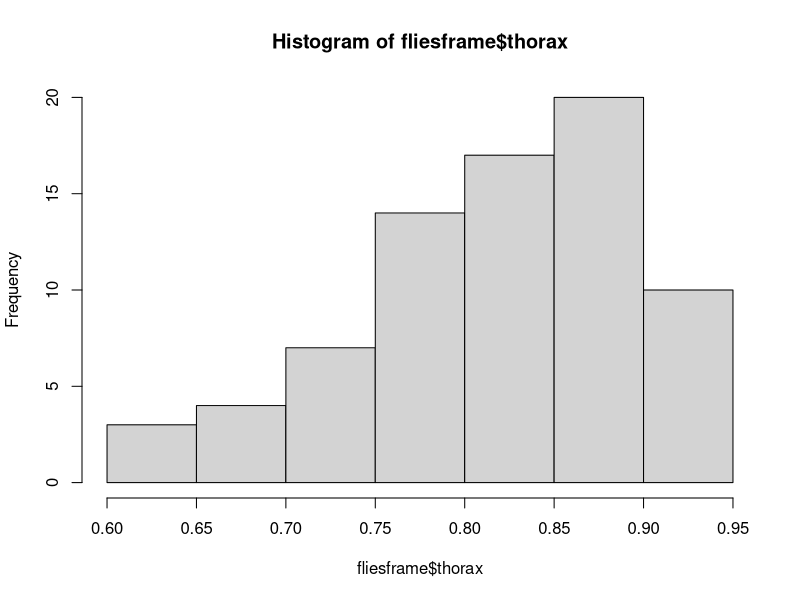
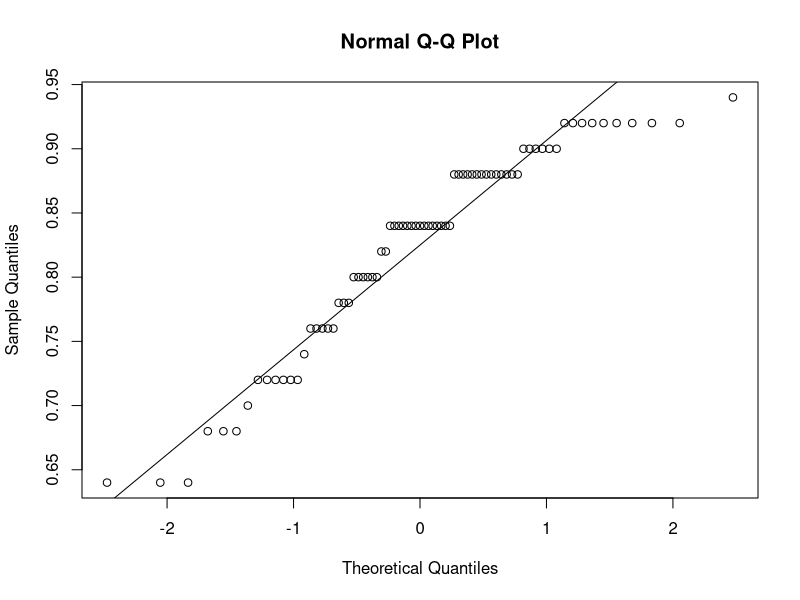
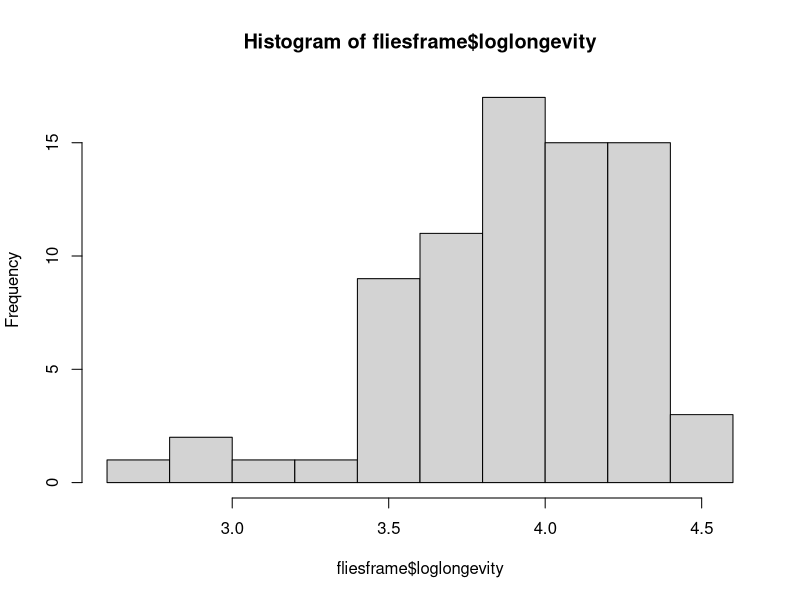
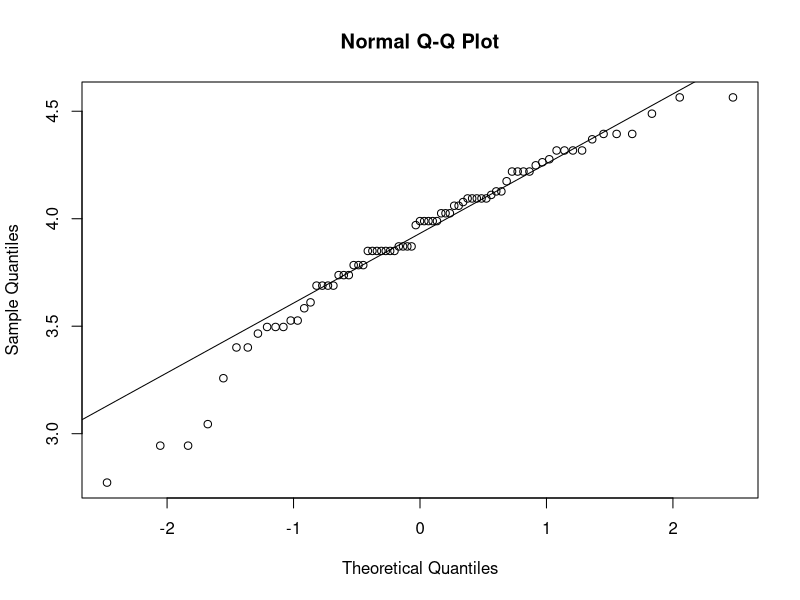
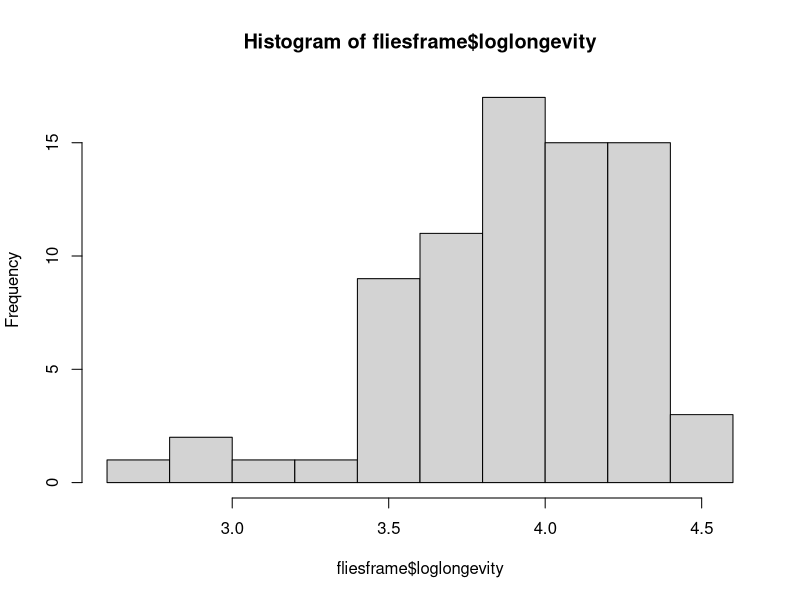
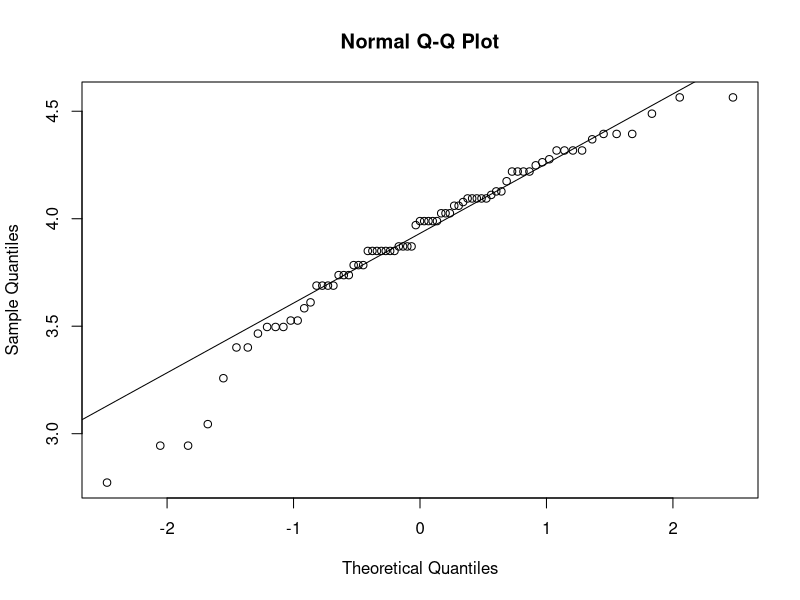
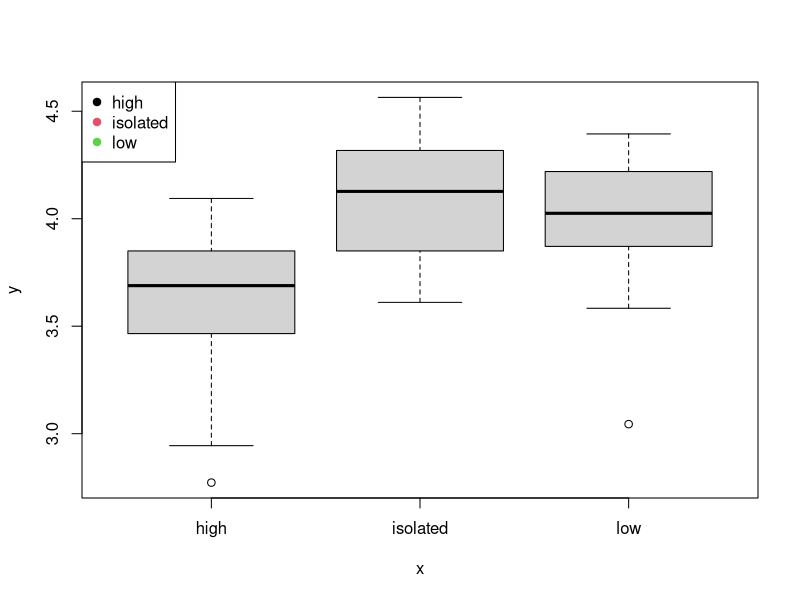
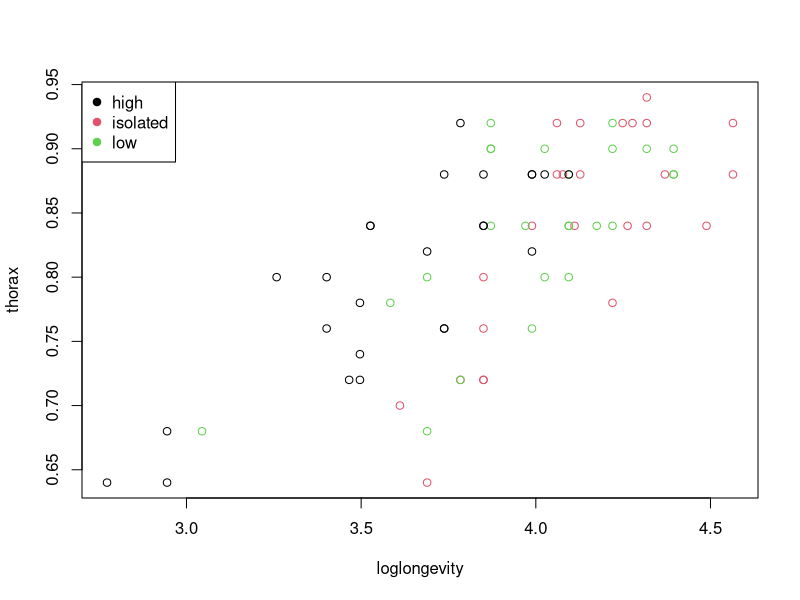

These figures' R source, in order:
## ---- chunk 1
fruitflies_data = read.table("fruitflies.txt",header=TRUE)
thorax = fruitflies_data$thorax
longevity = fruitflies_data$longevity
loglongevity = log(longevity)
activity = fruitflies_data$activity
## ---- chunk 2
fliesframe = data.frame(thorax=fruitflies_data$thorax,longevity=fruitflies_data$longevity,activity=fruitflies_data$activity,loglongevity=log(fruitflies_data$longevity))

hist(fliesframe$thorax)
qqnorm(fliesframe$thorax)
qqline(fliesframe$thorax)
shapiro.test(fliesframe$thorax)
#Not normal

hist(fliesframe$loglongevity)
qqnorm(fliesframe$loglongevity)
qqline(fliesframe$loglongevity)
shapiro.test(fliesframe$longevity)
#Doubtful normality. Probably not normal but shapiro says could be normal

hist(fliesframe$loglongevity)
qqnorm(fliesframe$loglongevity)
qqline(fliesframe$loglongevity)
shapiro.test(fliesframe$loglongevity)
#Not normal
## ---- chunk 3

plot(y=loglongevity, x=as.factor(activity))
legend("topleft",
       legend = levels(factor(activity)),
       pch = 19,
       col = factor(levels(factor(activity))))
plot(loglongevity, thorax, col = factor(activity))
legend("topleft",
       legend = levels(factor(activity)),
       pch = 19,
       col = factor(levels(factor(activity))))
# TROUBLES TRYING TO GET THE SLOPE IN THERE AS WELL ! 
#plot(fruitflies_data$loglongevity, fruitflies_data$thorax, pch=unclass(fruitflies_data$activity))
#for (i in 1:3) abline(lm(fruitflies_data$loglongevity~fruitflies_data$thorax, data=fruitflies_data[activity==i,])) 
#slide 13 to get the slope
plot(thorax~loglongevity,pch=as.character(activity))


## ---- chunk 4
model1 = lm(loglongevity~thorax + activity,data=fruitflies_data)
qqnorm(residuals(model1)) #whereas model1 = lm(loglongevity~thorax + activity,data=fruitflies_data)
plot(fitted(model1),residuals(model1))
abline(0,0)
plot(loglongevity~thorax,pch=unclass(activity))
#abline(lm(loglongevity~thorax, activity =="high"))
## ---- chunk 5
activity = as.factor(fruitflies_data$activity)
model = lm(loglongevity~activity,data=fruitflies_data)

anova(model)  # influence sexual activity on longevity, pvalue = 1.798e-07
summary(model) #to find the estimates of the three groups
## ---- chunk 6
#method 2 to achieves estimates (this gives the same results)
aggregate(x= loglongevity,
          by = list(activity),
          FUN=mean)

## ---- chunk 7
model1 = lm(loglongevity~thorax + activity,data=fruitflies_data) # thorax as explanatory variable/ factor
anova(model1) # only the p-value of activity is relevant! pvalue = 4e-09


## ---- chunk 8
#model1 = lm(loglongevity~thorax + activity,data=fruitflies_data)
#model = lm(loglongevity~activity,data=fruitflies_data)

drop1(model1, test="F") # here all the p-values are relevant!
anova(model1, model)
## ---- chunk 9
#model1 = lm(loglongevity~thorax + activity,data=fruitflies_data)
#model = lm(loglongevity~activity,data=fruitflies_data)
summary(model1) # including the thorax!! 
## ---- chunk 10
# EXTRA! 
confint(model1)
## ---- chunk 11
flieshigh = fliesframe[which(fliesframe$activity=="high"),]

fliesisolated = fliesframe[which(fliesframe$activity=="isolated"),]

flieslow = fliesframe[which(fliesframe$activity=="low"),]

## ---- chunk 12
flieshigh_sorted = flieshigh[order(flieshigh$thorax),]
flieshigh_sorted$loglongevity[1]
flieshigh_sorted$loglongevity[25]

## ---- chunk 13
flieslow_sorted = flieslow[order(flieslow$thorax),]
flieslow_sorted$loglongevity[1]
flieslow_sorted$loglongevity[25]
## ---- chunk 14
fliesisolated_sorted = fliesisolated[order(fliesisolated$thorax),]
fliesisolated_sorted$loglongevity[1]
fliesisolated_sorted$loglongevity[25]
## ---- chunk 15
# QUESTION : How does thorax length influence longevity? 
#model1 = lm(loglongevity~thorax + activity,data=fruitflies_data)
model0 = lm(loglongevity~thorax,data=fruitflies_data)
model2= lm(loglongevity~thorax*activity,data=fruitflies_data)
anova(model0)
anova(model0,model2)
#summary(model0) #pvalue thorax = 3.15e-13
#anova(model0) # pvalue thorax = 3.151e-13
## ---- chunk 16
#Question: using an appropriate test whether the dependence of thorax length is similar under all three conditions of sexual activity.
model2= lm(loglongevity~thorax*activity,data=fruitflies_data); # here we take the thorax into consideration 
#model0 = lm(loglongevity~thorax,data=fruitflies_data)
anova(model2) # pvalue thorax:activity =  0.1536, 
summary(model2)
anova(model0, model2) #pvalue = 1.753e-08 which means that there is a stat signif difference between the two models. Which can be explained by the fact that thorax is statistic signi in one model and not in the other. 
## ---- chunk 17
#Question: Investigate graphically and see whether this dependence is similar under all three conditions of sexual activity.

fliesframe$thorax = as.numeric(fliesframe$thorax)
flieshigh = fliesframe[which(fliesframe$activity=="high"),]
flieshigh

fliesisolated = fliesframe[which(fliesframe$activity=="isolated"),]
fliesisolated

flieslow = fliesframe[which(fliesframe$activity=="low"),]
flieslow

plot(flieshigh$thorax,flieshigh$loglongevity,main="High activity with loglongevity")
plot(fliesisolated$thorax,fliesisolated$loglongevity,main="Isolated activity with loglongevity")
plot(flieslow$thorax,flieslow$loglongevity,main="Low activity with loglongevity")

fliesframe$thorax = as.factor(fliesframe$thorax)
boxplot(loglongevity~thorax+activity,data=fliesframe)

interaction.plot(fliesframe$thorax,fliesframe$activity,fliesframe$loglongevity)

plot(fliesframe$loglongevity~fliesframe$thorax,pch=as.character(fliesframe$activity))

plot(thorax, loglongevity, col = factor(activity))
legend("topleft",
       legend = levels(factor(activity)),
       pch = 19,
       col = factor(levels(factor(activity))))
## ---- chunk 18
#model1 = lm(loglongevity~thorax + activity,data=fruitflies_data) # thorax as explanatory variable/ factor
#model2= lm(loglongevity~thorax*activity,data=fruitflies_data);
model3= lm(longevity~thorax,data=fruitflies_data) 
#model0 = lm(loglongevity~thorax,data=fruitflies_data)
anova(model3) #thorax pvalue = 1.705e-11
anova(model0) #thorax pvalue = 3.151e-13

model4 =  lm(longevity~thorax*activity,data=fruitflies_data) 
#model2= lm(loglongevity~thorax*activity,data=fruitflies_data)

anova(model4) #thorax:activity pvalue = 0.9435
anova(model2) #thorax:activity pvalue = 0.1536 



## ---- chunk 19
anova(model3,model4) #pvalue = 4.573e-07
anova(model0,model2) #pvalue = 1.753e-08

